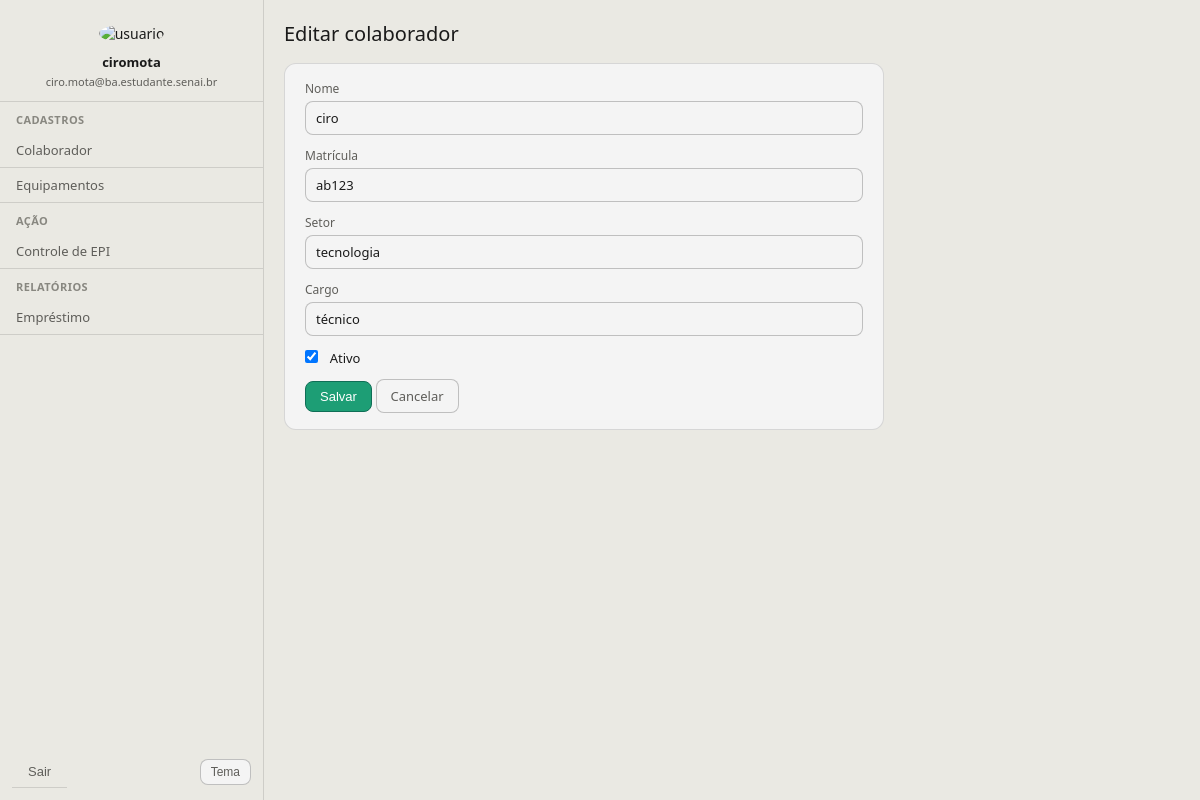
Page /colaboradores/2/editar/ (signed in) on the earlier database version.
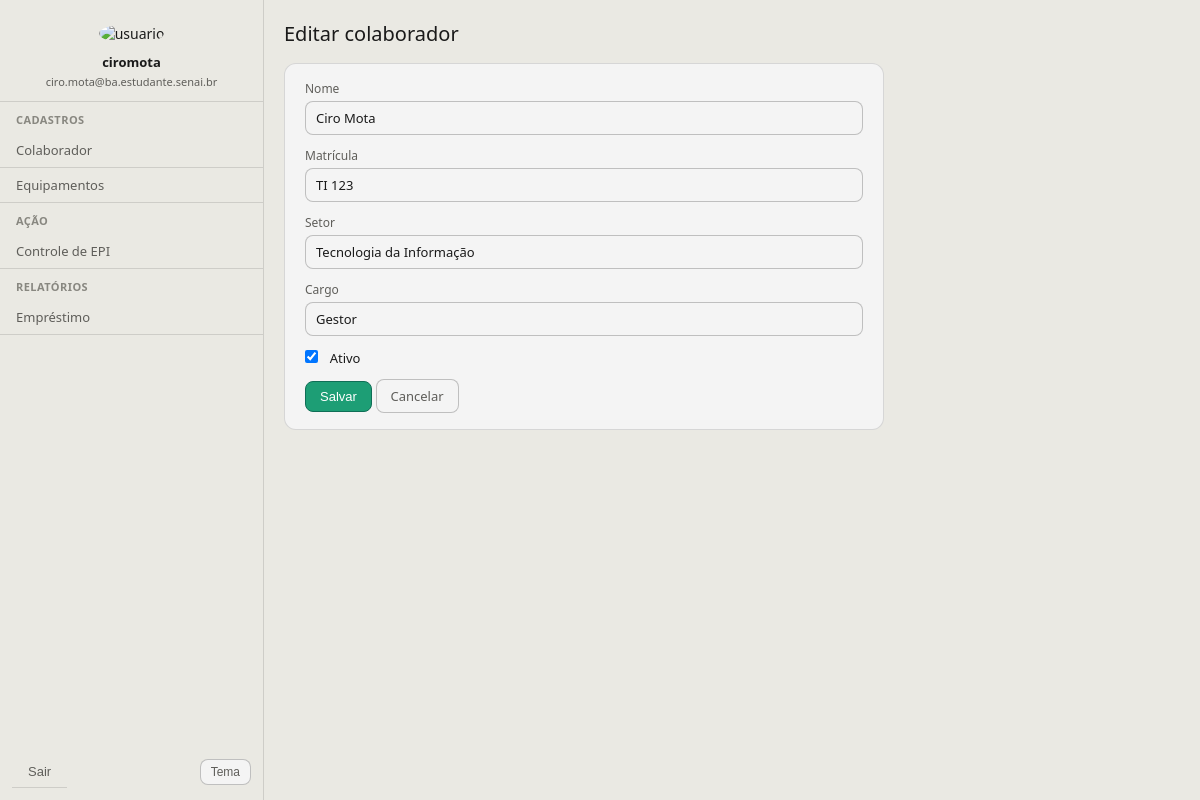
Same page on the later database version.
### colaboradores/models.py (models this page shows, shortened)
class Colaborador(models.Model):
    nome = models.CharField(max_length=120)
    matricula = models.CharField(max_length=30, unique=True)
    setor = models.CharField(max_length=80)
    cargo = models.CharField(max_length=80)
    ativo = models.BooleanField(default=True)
    class Meta:
        ordering = ["nome"]

### colaboradores/views.py (the view, shortened to what this page needs)
# urls.py: path("colaboradores/<int:pk>/editar/", ColaboradorUpdateView.as_view(), name="editar"),
class ColaboradorUpdateView(LoginRequiredMixin, UpdateView):
    model = Colaborador
    form_class = ColaboradorForm
    template_name = "partials/colaborador_form.html"
    success_url = reverse_lazy("colaboradores:lista")
    login_url = reverse_lazy("colaboradores:login")

### colaboradores/forms.py
class ColaboradorForm(forms.ModelForm):
    class Meta:
        model = Colaborador
        fields = ["nome", "matricula", "setor", "cargo", "ativo"]

### templates/partials/colaborador_form.html (shortened to what this page needs)
{% extends 'global/base.html' %}
{% block content %}
<h1>{% if object %}Editar colaborador{% else %}Cadastrar colaborador{% endif %}</h1>
<div class="card" style="max-width:600px">
  <form method="post" style="padding: 16px 20px">
    <div class="mb-3">
      <label class="form-label">Nome</label>
      {{ form.nome }}
    </div>
    <div class="mb-3">
      <label class="form-label">Matrícula</label>
      {{ form.matricula }}
    </div>
    <div class="mb-3">
      <label class="form-label">Setor</label>
      {{ form.setor }}
    </div>
    <div class="mb-3">
      <label class="form-label">Cargo</label>
      {{ form.cargo }}
    </div>
    <div class="form-check mb-3">
      {{ form.ativo }}
      <label class="form-check-label" for="{{ form.ativo.id_for_label }}">Ativo</label>
    </div>
    <div>
      <button class="btn btn-primary" type="submit">Salvar</button>
      <a class="btn btn-outline-secondary" href="{% url 'colaboradores:lista' %}">Cancelar</a>
    </div>
  </form>
</div>
{% endblock %}

Differences in the rows shown:
changed Colaborador: nome "ciro" → "Ciro Mota"; matricula "ab123" → "TI 123"; setor "tecnologia" → "Tecnologia da Informação"; cargo "técnico" → "Gestor"
